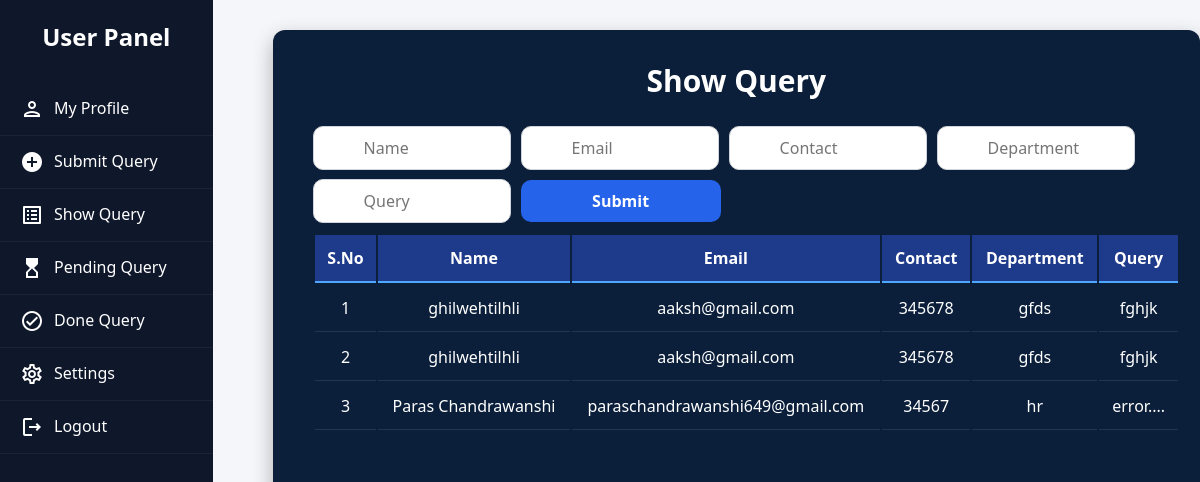
The page /show_q on the database as committed earlier.
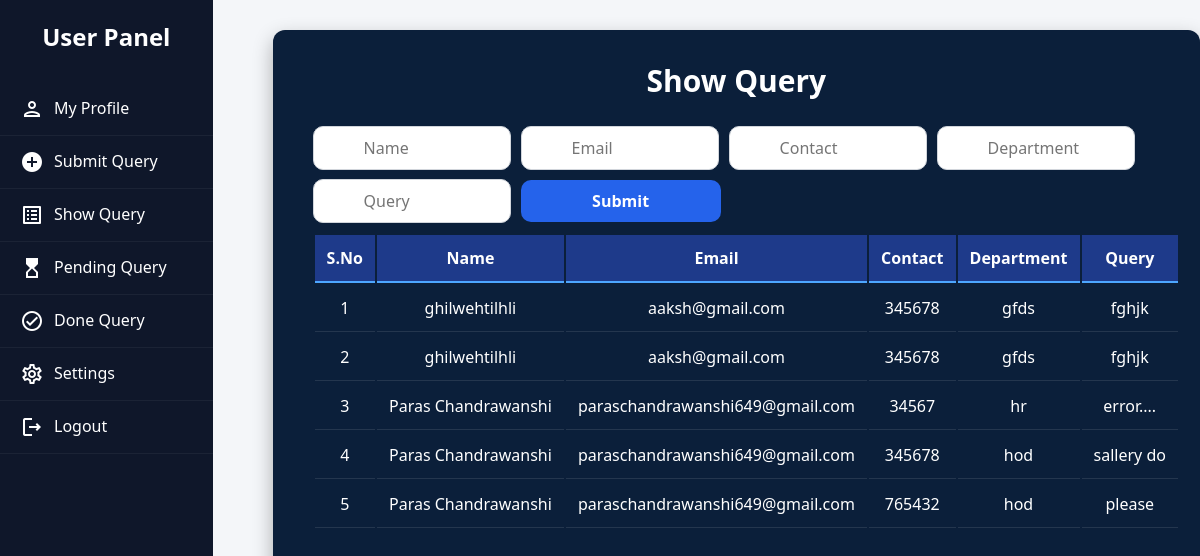
The same page on the database as committed later.
### app/models.py (models this page shows)
class submit_que(models.Model):
    n=models.CharField(max_length=50)
    e=models.EmailField(null=True)
    c=models.CharField(max_length=50)
    d=models.CharField(max_length=50)
    q=models.CharField(max_length=100)

### app/views.py (the view)
# urls.py: path('show_q',views.show_q,name='show_q'),
def show_q(req):
    data1=submit_que.objects.all()
    return render (req,'userpanel.html',{'show_q':True,'data1':data1})

### app/templates/userpanel.html (shortened to what this page needs)
{% load static %}
{% block contect %}
<div class="sidebar">
    <h2>User Panel</h2>
    <ul>
        <li>
            <a href="#">
                <span class="material-icons-outlined">person</span>
                My Profile
            </a>
        </li>
        <li>
            <a href="{% url 'submit_q' %}">
                <span class="material-icons-outlined">add_circle</span>
                Submit Query
            </a>
        </li>
        <li>
            <a href="{% url 'show_q' %}">
                <span class="material-icons-outlined">list_alt</span>
                Show Query
            </a>
        </li>
        <li>
            <a href="#">
                <span class="material-icons-outlined">hourglass_top</span>
                Pending Query
            </a>
        </li>
        <li>
            <a href="#">
                <span class="material-icons-outlined">check_circle</span>
                Done Query
            </a>
        </li>
        <li>
            <a href="#">
                <span class="material-icons-outlined">settings</span>
                Settings
            </a>
        </li>
        <li>
            <a href="{% url 'logout' %}">
                <span class="material-icons-outlined">logout</span>
                Logout
            </a>
        </li>
    </ul>
</div>
<div class="main">
</div>
{% if submit_q %}
        <div class="form-card">
            <h2><u>Query</u></h2>
            <form method="POST">
                {% csrf_token %}
                <div class="form-group">
                    <label>Name :-</label>
                    <input type="text" name="name" required>
                </div>
                <div class="form-group">
                    <label>Email :-</label>
                    <input type="email" name="email" required>
                </div>
                <div class="form-group">
                    <label>Contact :-</label>
                    <input type="number" name="contact" required>
                </div>
                <div class="form-group">
                    <label>Department :-</label>
                    <input type="text" name="dep" required>
                </div>
                <div class="form-group">
                    <label>Query :-</label>
                    <input type="text" name="que" required>
                </div>
                <button type="submit" class="btn-submit">Submit</button>
            </form>
        </div>
{% elif show_q %}
        <div class="form-cardd" style="max-width:100%;">
            <h2>Show Query</h2>
            <table class="tble">
                <thead>
                <form method="post" action="{% url 'search' %}" class="ff">
                        <input type="text" name="name" placeholder="Name" class="inp" >
                        <input type="text" name="email" placeholder="Email" class="inp">
                        <input type="text" name="contact" placeholder="Contact" class="inp">
                        <input type="text" name="dep" placeholder="Department" class="inp" >
                        <input type="text" name="que" placeholder="Query" class="inp">
                        <input type="submit" class="hh">
                </form>
                    <tr>
                        <th>S.No</th>
                        <th>Name</th>
                        <th>Email</th>
                        <th>Contact</th>
                        <th>Department</th>
                        <th>Query</th>
                    </tr>
                </thead>
                <tbody>
                    {% for i in data1 %}
                    <tr>
                        <td>{{ forloop.counter }}</td>
                        <td>{{ i.n }}</td>
                        <td>{{ i.e }}</td>
                        <td>{{i.c}}</td>
                        <td>{{ i.d }}</td>
                        <td>{{ i.q }}</td>
                    </tr>
                    {% endfor %}
                </tbody>
            </table>
        </div>
{% endif %}
{% endblock contect %}

### app/templates/userpanel.html (style rules this page uses)
* { margin:0; padding:0; box-sizing:border-box; font-family:Segoe UI; }
.sidebar { width:250px; height:100vh; background:#0f172a; color:white; padding-top:20px; }
.sidebar h2 { text-align:center; margin-bottom:30px; }
.sidebar ul { list-style:none; }
.sidebar ul li { padding:14px 20px; border-bottom:1px solid rgba(255,255,255,0.05); transition:0.3s; }
.sidebar ul li a { text-decoration:none; color:white; display:flex; gap:10px; }
.main { flex:1; padding:30px; }
.form-card, .form-cardd { background:#ffffff; padding:30px; border-radius:12px; box-shadow:0 8px 20px rgba(0,0,0,0.08); max-width:500px; margin:auto; }
.form-card h2, .form-cardd h2 { text-align:center; margin-bottom:20px; color:#0f172a; }
.form-cardd { background-color:#0b1f3a; padding:30px; border-radius:12px; box-shadow:0 8px 20px rgba(0,0,0,0.3); color:white; width:90%; margin:30px auto; }
.form-cardd h2 { text-align:center; margin-bottom:25px; font-size:30px; color:white; }
.tble { width:100%; margin-top:10px; color:white; margin:10px }
.tble thead { background:#1e3a8a; }
.tble th { padding:12px; font-weight:600; text-align:center; border-bottom:2px solid #4da6ff; }
.tble td { padding:12px; text-align:center; border-bottom:1px solid rgba(255,255,255,0.1); }
.ff { display: flex; flex-wrap: nowrap; gap: 200px; align-items: center; }
.inp { padding: 10px 50px; border: 1px solid #d1d5db; border-radius: 10px; outline: none; font-size: 16px; width: 198px; margin-left: 10px; }
.hh { padding: 10px 22px; background: #2563eb; color: #fff; border: none; font-size: 16px; font-weight: 600; cursor: pointer; transition: all 0.25s ease; margin-top: 10px; width: 200px; margin-left: 10px; border-radius: 10px; }

Rows that differ between the two databases and show on the page:
added submit_que: n "Paras Chandrawanshi", e "paraschandrawanshi649@gmail.com", c "345678", d "hod", q "sallery do"
added submit_que: n "Paras Chandrawanshi", e "paraschandrawanshi649@gmail.com", c "765432", d "hod", q "please"
